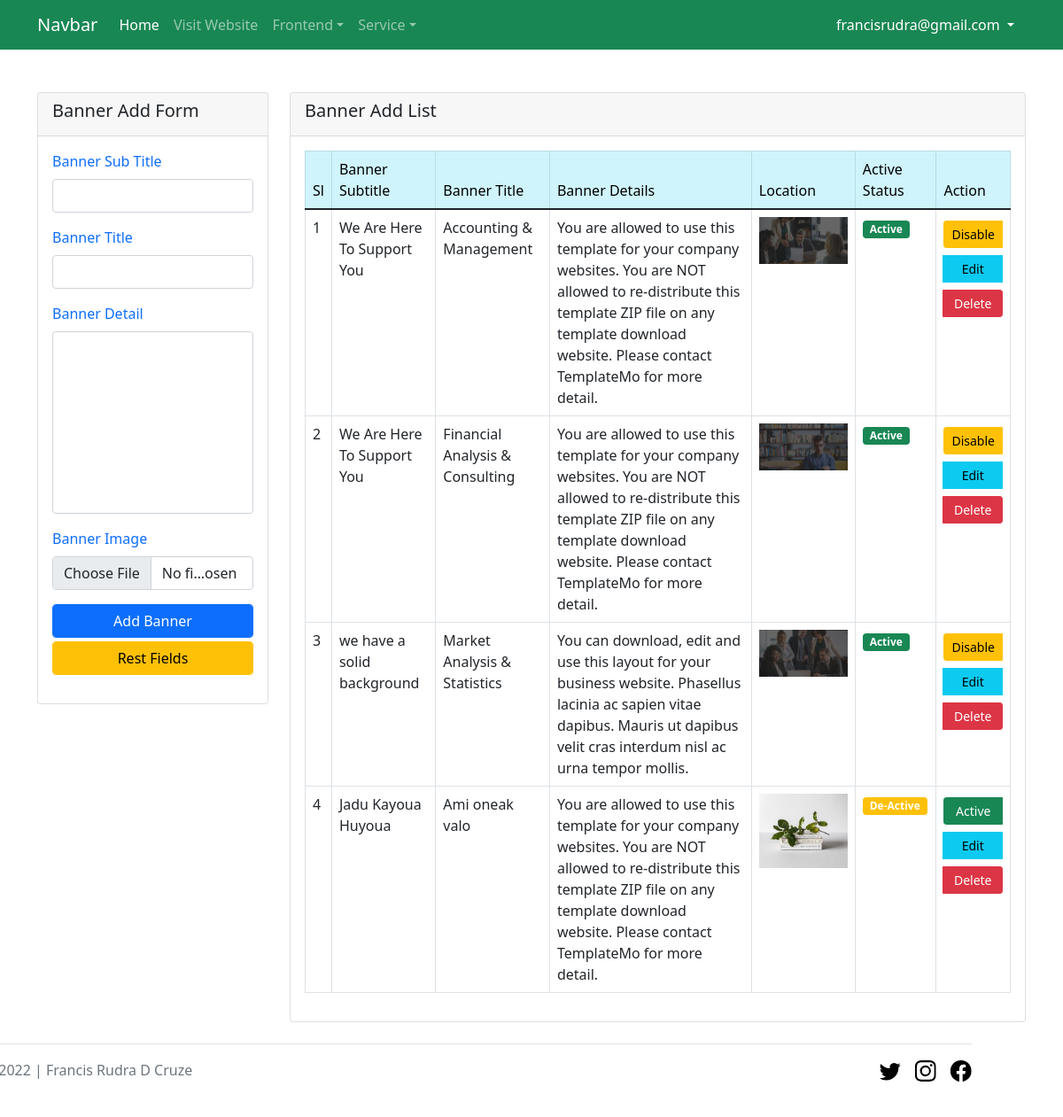
/admin/banner.php (signed in), run on an earlier commit of the app's database.
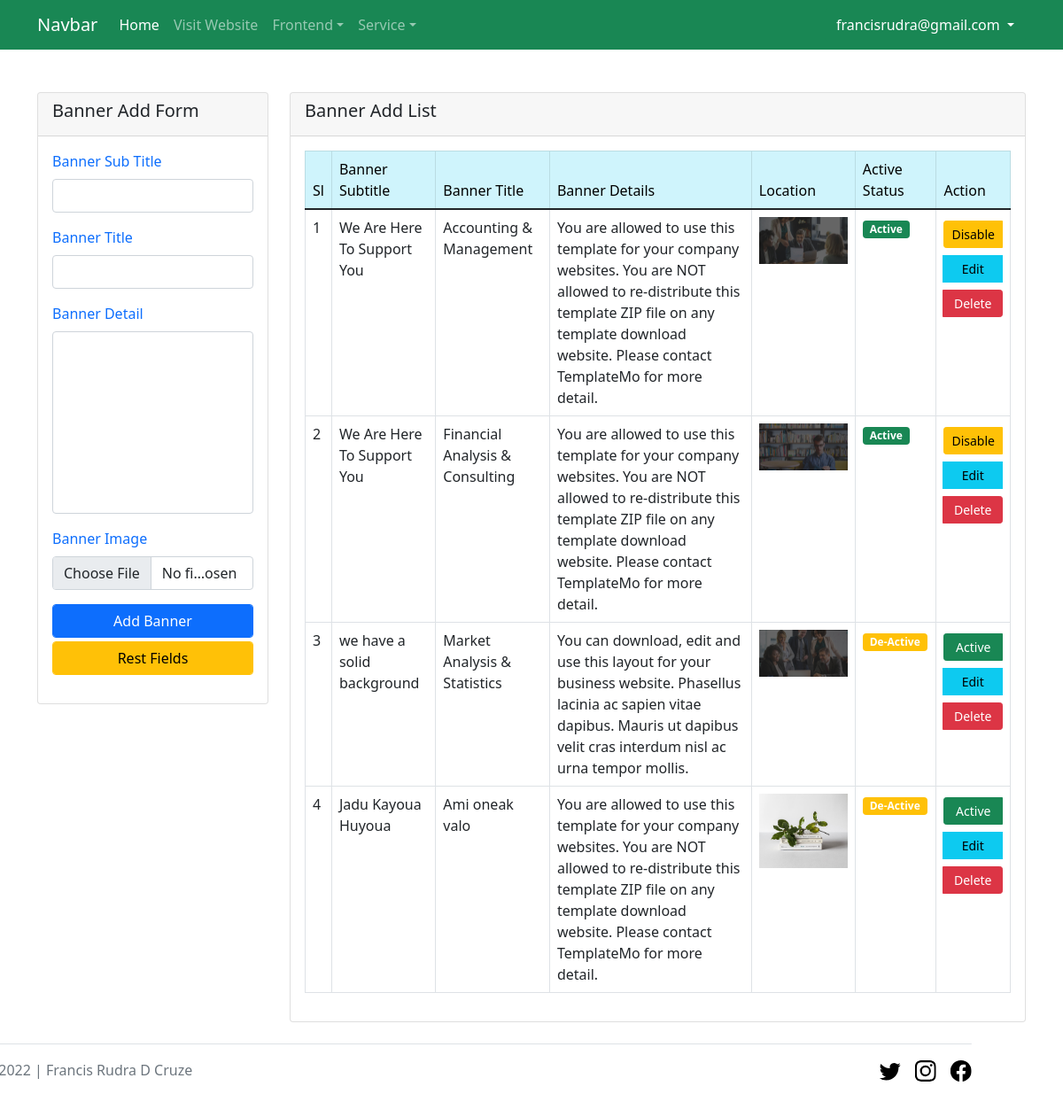
And on a later commit of the database.
### tables this page shows
CREATE TABLE `banners` (
  `id` int(20) NOT NULL,
  `banner_sub_title` varchar(255) NOT NULL,
  `banner_title` varchar(255) NOT NULL,
  `banner_detail` text NOT NULL,
  `image_location` varchar(255) NOT NULL,
  `read_status` int(1) NOT NULL DEFAULT 2
);

### db.php (called while the page is built)
<?php
function db_connect(){
    $db_host = "localhost";
    $db_user = "root";
    $db_pass = "";
    $db_name = "finance_business";
    return mysqli_connect($db_host, $db_user, $db_pass, $db_name);
}
function get_all($table_name){
    $get_query = "SELECT * FROM $table_name";
    return mysqli_query(db_connect(), $get_query);
}
?>

### admin/banner.php (the view, shortened to what the changed rows need)
<?php
    require_once '../header.php';
    require_once '../db.php';
?>
<section>
    <div class="container">
        <div class="row">
            <div class="col-lg-9 mt-5">
                <div class="card">
                    <div class="card-body">
                        <table class="table table-bordered">
                            <thead class="table-info">
                                <td>Sl</td>
                                <td>Banner Subtitle</td>
                                <td>Banner Title</td>
                                <td>Banner Details</td>
                                <td>Location</td>
                                <td>Active Status</td>
                                <td>Action</td>
                            </thead>
                            <tbody>
                                <?php foreach (get_all('banners') as $key => $banner) : ?>
                                    <tr>
                                        <td><?= $key+1?></td>
                                        <td><?= $banner['banner_sub_title']?></td>
                                        <td><?= $banner['banner_title']?></td>
                                        <td><?= $banner['banner_detail']?></td>
                                        <td>
                                            <img style="width: 100px;" src="../<?= $banner['image_location']?>" alt="Image">
                                        </td>
                                        <td>
                                            <?php if($banner['read_status'] == 1) : ?>
                                                <span class="badge badge-sm bg-success">Active</span>
                                            <?php else: ?>
                                                <span class="badge badge-sm bg-warning">De-Active</span>
                                            <?php endif ?>
                                        </td>
                                        <td>
                                            <div class="btn-group btn-group-sm d-flex flex-column" role="group" aria-label="Basic mixed styles example">
                                                <?php if($banner['read_status'] == 1) : ?>
                                                    <a href="banner_status.php?banner_id=<?= $banner['id']?>&active_status=2" class="btn btn-warning my-1">Disable</a>
                                                <?php else: ?>
                                                    <a href="banner_status.php?banner_id=<?= $banner['id']?>&active_status=1" class="btn btn-success my-1">Active</a>
                                                <?php endif ?>
                                                <a href="banner_edit.php?banner_id=<?= $banner['id']?>" class="btn btn-info my-1">Edit</a>
                                                <button type="button" value="banner_delete.php?banner_id=<?= $banner['id']?>" class="deleteBtn btn btn-danger my-1">Delete</button>
                                            </div>
                                        </td>
                                    </tr>
                                <?php endforeach ?>
                            </tbody>
                        </table>
                    </div>
                </div>
            </div>
        </div>
    </div>
</section>
<?php require_once '../footer.php'; ?>

What changed in the data, as far as the page shows it:
changed banners "we have a solid background": read_status "Disable" → "De-Active"
